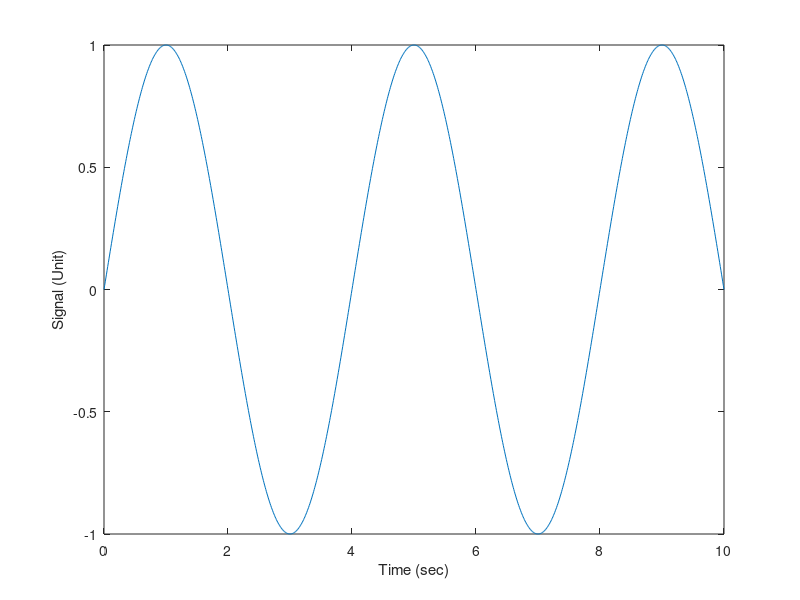
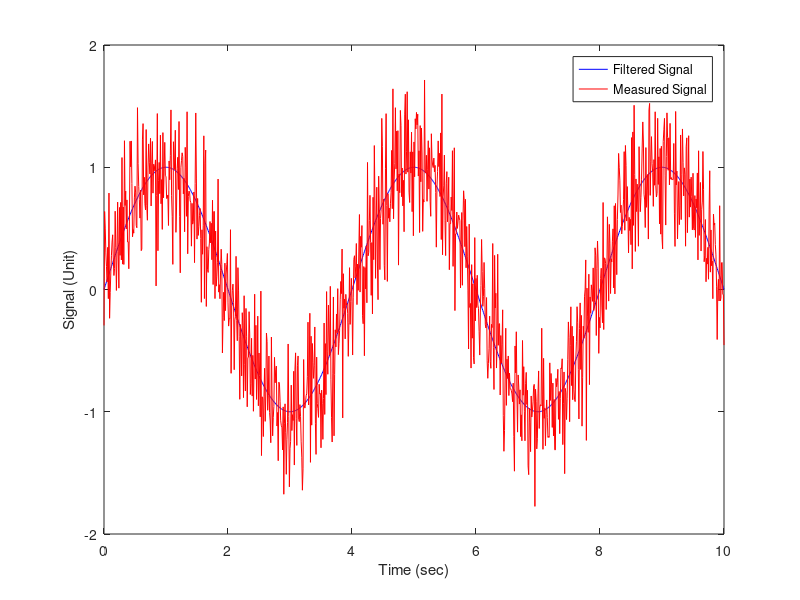
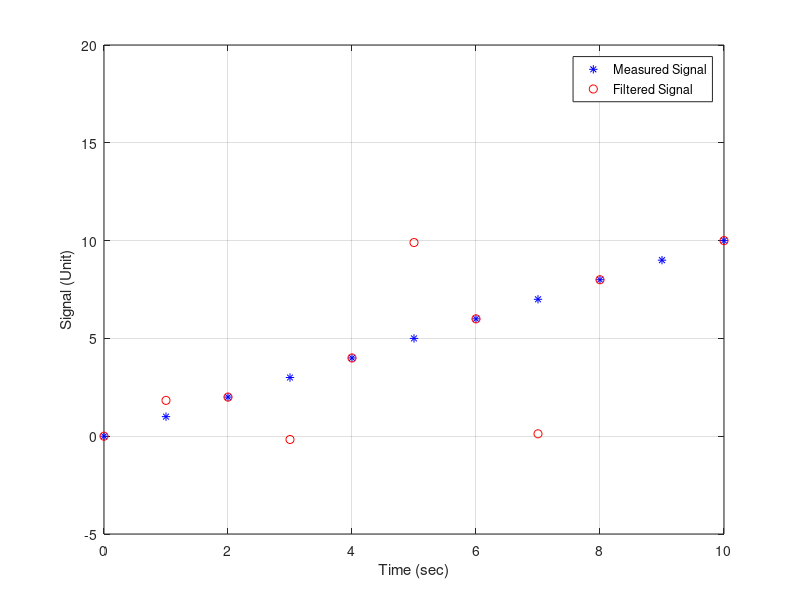

Write the MATLAB code that produced these figures, in order.
function ME_Lab_2019_2_Lecture01()

%% Useful shortcuts
% F1, F5, Ctrl + 'R', Ctrl + 'T'

%% Useful commands
% clc, clear, help, who, dir, cd, date, path, save, load, edit
clear all
close all
clc

%% Data types
% integer (signed, unsigned)  => http://kr.mathworks.com/help/matlab/matlab_prog/integers.html
% single, double
% logical
% char/string 
%    [Practice]   left, mid, right
% cell
% structure

% isnumeric, ischar

%% Type conversion
% help num2str

% help format
format short        % Matlab by default displays only 4 decimals

x = 123.45678901234567

format long
x = 123.45678901234567


%% Workspace, local & global variable
a = 0.00123;
b = 2;
c = a+b;

%% Initialization
matA = zeros(10,1);
for i = 1:10
    matA(i) = i * 10;
end

matB = [];
for i = 1:10
    matB = [matB, i]
%     matB = [matB; i]
end

%% Functions
%  - input, output arguments


%% Basic grammar
%  - for, end

%  - if, elseif, else, end

%  - while, end, break

%  - switch, case, otherwise, end
%         mynumber = input('Enter a number:');
% 
%         switch mynumber
%             case -1
%                 disp('negative one');
%             case 0
%                 disp('zero');
%             case 1
%                 disp('positive one');
%             otherwise
%                 disp('other value');
%         end


%% Debugging
% F9, F10, F11, F12

%% Visualization
% - plot
% - export figures
% - curve fitting tool (1st diff, 2nd diff, evaluated values?)

t = (0:0.01:10)';       % row vector, column vector, transpose, (:,1) or (1,:)
y = sin(t * pi/2);
figure(1);     % cla
plot(t, y)
xlabel('Time (sec)')
ylabel('Signal (Unit)')

% whiteNoise = wgn(length(t(:,1)), 1, 1)
% yNoise = y + whiteNoise;
yNoise = awgn(y,10); % Add white Gaussian noise.
figure(2);      cla
plot(t, y, 'b', t, yNoise, 'r')
xlabel('Time (sec)')
ylabel('Signal (Unit)')
legend('Filtered Signal','Measured Signal')




%% Linear Regression Equation w/ cftool
clear all

t = 0:1:10;
oriY = 0:1:10;
meaY = oriY + awgn(oriY,10).*sin(t*pi/2);        % Add white Gaussian noise

figure(3);      cla
plot(t, oriY, 'b*', t, meaY, 'ro')
grid on
xlabel('Time (sec)')
ylabel('Signal (Unit)')
legend('Measured Signal', 'Filtered Signal')











